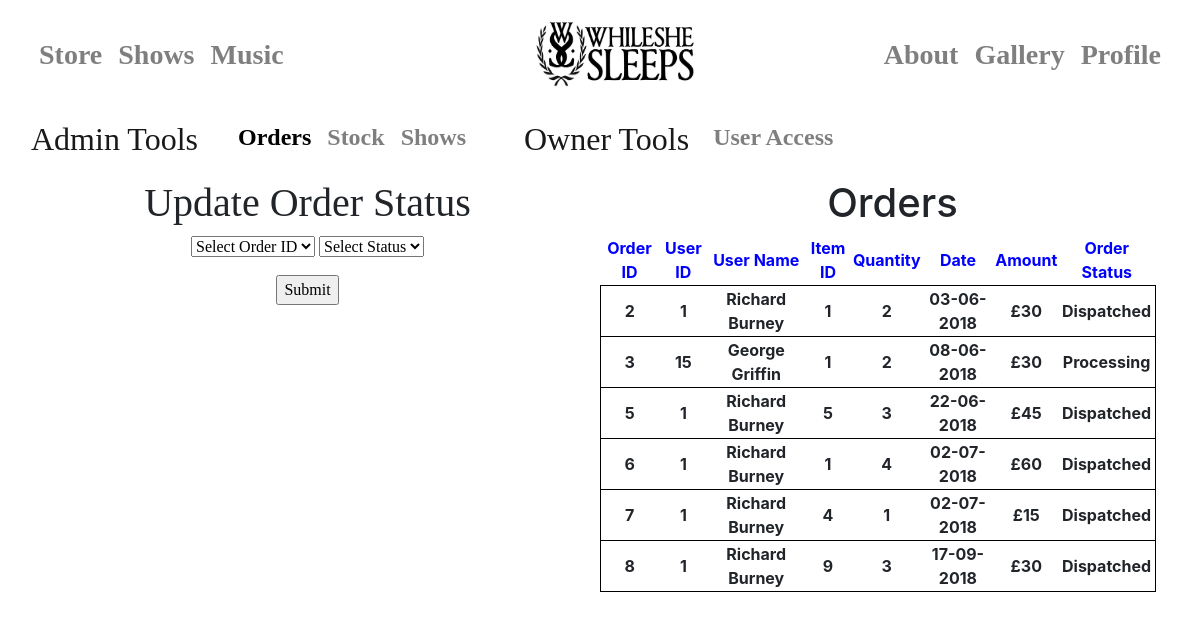
Page /admin/orders (signed in) on the earlier database version.
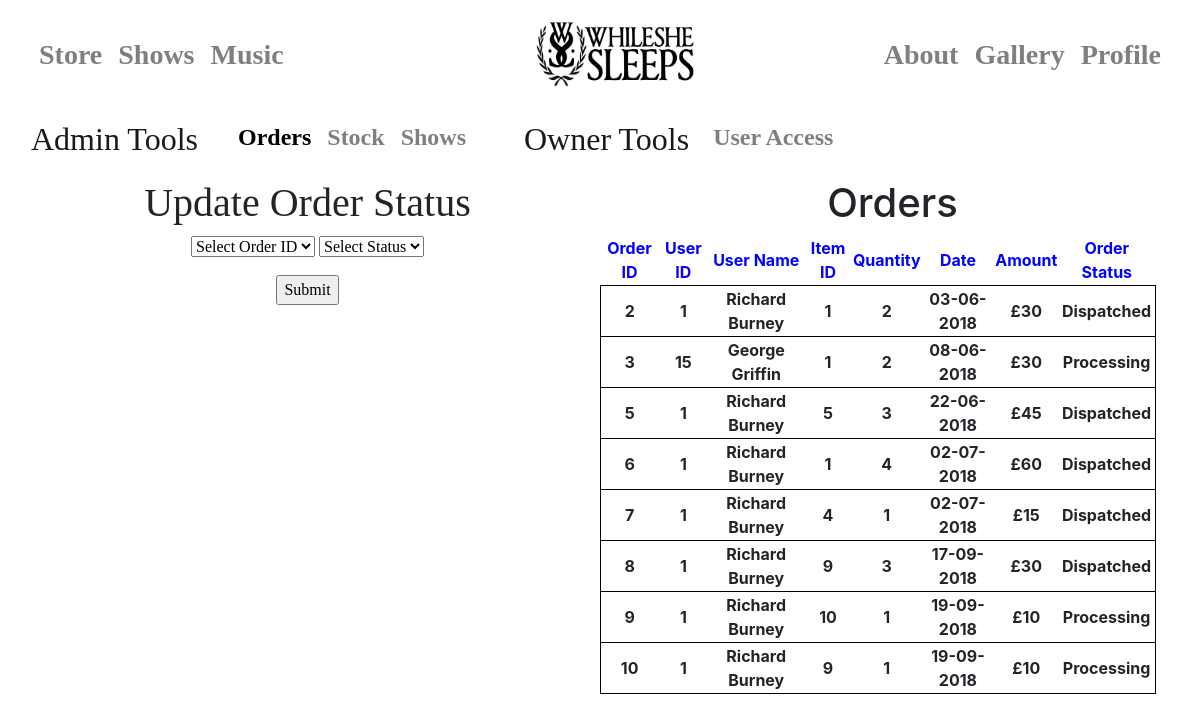
Same page on the later database version.
### app/models.py (models this page shows, shortened)
class User(UserMixin, db.Model):
    id = db.Column(db.Integer, primary_key=True)
    username = db.Column(db.String(64), index=True, unique=True)
    email = db.Column(db.String(120), index=True, unique=True)
    password_hash = db.Column(db.String(128))
    name = db.Column(db.String(40), index=True)
    address1 = db.Column(db.String(40), index=True)
    address2 = db.Column(db.String(40), index=True)
    towncity = db.Column(db.String(40), index=True)
    postcode = db.Column(db.String(40), index=True)
    accesslevel = db.Column(db.Integer, index=True)
    card = db.Column(db.String)

class orders(db.Model):
    order_id = db.Column(db.Integer, primary_key=True)
    userid = db.Column(db.Integer)
    item_id = db.Column(db.Integer)
    item_quant = db.Column(db.Integer)
    order_status = db.Column(db.String(40))
    date = db.Column(db.String)
    price = db.Column(db.Integer)
    card = db.Column(db.String)

### app/routes.py (the view, shortened to what this page needs)
@app.route("/admin/orders", methods=["GET", "POST"])
def order_page():
    if current_user.is_anonymous:
        return redirect(404)
    else:
        for i in User.query.all():
            if i.id == current_user.id:
                if i.accesslevel >= 2:
                    form = update_orders_form()
                    return render_template("user/admin/orders.html", title="Admin-", orders=orders.query.all(), users=User.query.all(), form=form)
                else:
                    return redirect(404)

### app/forms.py
class update_orders_form(FlaskForm):
    the_list = [(None, "Select Order ID")]
    for i in orders.query.all():
        the_list.append((str(i.order_id), str(i.order_id))) #TODO Use this in other places
    select = SelectField(
        choices=the_list
    )
    update = SelectField(
        choices=[(None, "Select Status"), ("Dispatched", "Dispatched"), ("Delivered", "Delivered")]
    )
    submit = SubmitField("Submit")

### app/models.py (called while the page is built)
@login.user_loader
def load_user(the_id):
    return User.query.get(int(the_id))

### app/templates/user/admin/orders.html (shortened to what this page needs)
{% extends "user/admin/admin_layout.html" %}
{% block body %}
<div class="text-center" style="float: left;width: 50%;font-family: Rockwell">
 <h1>Update Order Status</h1>
    <form action="" method="post">
        <p>
            {{ form.select(size=1) }}
            {{ form.update(size=1) }}
        </p>
        <p>{{ form.submit() }}</p>
    </form>
 </div>
<div class="text-center" style="float: left;width: 50%; overflow: paged-y;">
<h1>Orders</h1>
    <table id="tblProduct" width="95%">
    <tr style="color: blue">
        <th>Order ID</th>
        <th>User ID</th>
        <th>User Name</th>
        <th>Item ID</th>
        <th>Quantity</th>
        <th>Date</th>
        <th>Amount</th>
        <th>Order Status</th>
    </tr>
        {% for i in orders %}
            {% for j in users %}
                {% if i.userid == j.id %}
                    {% if i.order_status == "Delivered" %}
                        {% else %}
                            <tr style="border: solid 1px black">
                                <th>{{ i.order_id }}</th>
                                <th>{{ i.userid }}</th>
                                <th>{{ j.name }}</th>
                                <th>{{ i.item_id }}</th>
                                <th>{{ i.item_quant }}</th>
                                <th>{{ i.date }}</th>
                                <th>£{{ i.price }}</th>
                                <th>{{ i.order_status }}</th>
                            </tr>
                        {% endif %}
                {% endif %}
                {% endfor %}
        {% endfor %}
    </table>
</div>
{% endblock %}

### app/templates/user/admin/admin_navbar.html (shortened to what this page needs)
<nav class="navbar navbar-expand-md navbar-light bg-transparent mb-4">
    <a class="navbar-brand" href="/admin" style="font-family: 'Century Gothic'"><h1 style="font-size: 160%">Admin Tools</h1></a>
      <div class="collapse navbar-collapse" id="navbarCollapse">
        <ul class="navbar-nav mr-auto">
            <li class="nav-item">
                <a class="nav-link">    </a>
            </li>
            <li class="nav-item">
                <a id="admin_orders" class="nav-link" href="/admin/orders"><h1 style="font-size:150%;font-family: 'Century Gothic'"><b>Orders</b></h1></a>
          </li>
          <li class="nav-item">
            <a id="admin_stock" class="nav-link" href="/admin/stock"><h1 style="font-size:150%;font-family: 'Century Gothic'"><b>Stock</b></h1></a>
          </li>
            <li class="nav-item">
                <a id="admin_shows" class ="nav-link" href="/admin/shows"><h1 style="font-size:150%;font-family: 'Century Gothic'"><b>Shows</b></h1></a>
            </li>
            {%  for i in users %}
                {% if i.id == current_user.id %}
                    {% if i .accesslevel ==3 %}
                        <li class="navbar-brand"><h1 style="font-size: 160%;font-family: 'Century Gothic';margin-left: 50px">Owner Tools</h1> </li>
                        <li><a id="owner_access" class="nav-link" href="/admin/users"><h1 style="font-size: 150%;font-family: 'Century Gothic'"><b>User Access</b></h1></a> </li>
                    {% endif %}
                {% endif %}
            {% endfor %}
        </ul>
      </div>
    </nav>

Differences in the rows shown:
added orders: order_id "9", userid "1", item_id "10", item_quant "1", date "19-09-2018", price "10", order_status "Processing", User (name "Richard Burney")
added orders: order_id "10", userid "1", item_id "9", item_quant "1", date "19-09-2018", price "10", order_status "Processing", User (name "Richard Burney")
